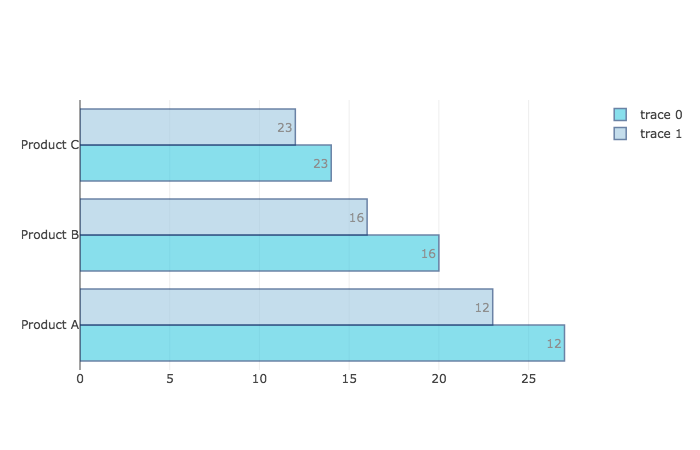

Generate this figure with Python:

import plotly.offline as pyo
import plotly.graph_objs as go

x = ['Product A', 'Product B', 'Product C']
y = [12, 16, 23]
y2 = [14, 20, 27]

trace1 = go.Bar(
    x=sorted(y2,reverse=True),
    y=x,
    text=y,
    textposition = 'auto',
    orientation = 'h',
    marker=dict(
        color='rgb(58,202,225)',
        line=dict(
            color='rgb(8,48,107)',
            width=1.5),
        ),
    opacity=0.6
)

trace2 = go.Bar(
    x=sorted(y, reverse=True),
    y=x,
    text=y,
    orientation = 'h',
    textposition = 'auto',
    marker=dict(
        color='rgb(158,200,225)',
        line=dict(
            color='rgb(8,48,107)',
            width=1.5),
        ),
    opacity=0.6
)

data = [trace1,trace2]

pyo.plot(data, filename='examples/barchart/barchart.html')
